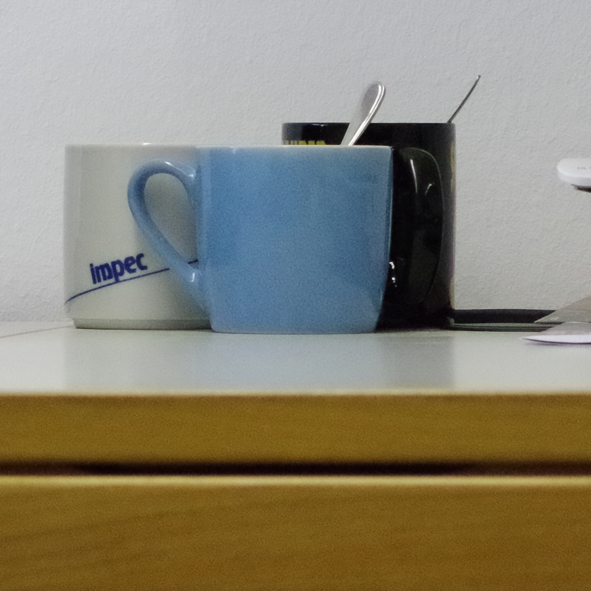
#> input picture assignment2/images/cup_noisy.png, 591 x 591 px
$ python exercise_04.py
#> lines starting #> are read from the running program, lines starting #| are printed output that depends on the picture
### assignment2/utils.py
import numpy as np
from PIL import Image
from matplotlib import pyplot as plt


def gauss_function(x, mu, sigma):
    '''Implements a multi-dimensional bell-curve-function proportional to the gaussian probability density.

    See also https://en.wikipedia.org/wiki/Gaussian_function.

    Args:
        x: An arbitrary numpy array with shape(n, d) containing n vectors of dimension d.
           The function is evaluated at each vector.
        mu: A numpy-array containing the translation parameter.
        sigma: A positive float defining the scale. Larger values cause wider curves.

    Returns:
        A numpy array with shape (d,) containing the function values.
    '''
    return np.exp(-((x - mu)**2).sum(axis=-1) / (2 * sigma**2))

def load_images(paths_to_images):
    return [load_image(path_to_image) for path_to_image in paths_to_images]

def load_image(path_to_image):
    with Image.open(path_to_image) as image_file:
        image_array = np.asarray(image_file)[:,:,:3]/255.
    return image_array

def show_image(image, title=None, block=False):
    plt.figure()
    if title is not None:
        plt.title(title)
    plt.axis('off')
    plt.imshow(image, cmap='gray',vmin=0., vmax=1.)
    plt.show(block=block)

# [39 lines left out: functions show_multiple_images, plot_hist, show_image_with_hist, check_arrays, not called in this run]

### assignment2/exercise_04.py
from os import path as osp
import numpy as np
from utils import gauss_function, load_image, show_image, check_arrays

# Your solution starts here.
def mean_filter(image, w):
    """Applies mean filtering to the input image.

    Args:
        image: A numpy array with shape (height, width, channels) representing the imput image.
        w: Defines the patch size 2*w+1 of the filter.

    Returns:
        A numpy array with shape (height, width, channels) representing the filtered image.
        Note that the input image is zero-padded to preserve the original resolution.
    """

    height, width, chs = image.shape
    denoised = np.zeros_like(image)
    # This Filter is seperable, attempt to save time by using 2 1-dimensional filters
    # reducing the Complexitiy from O(H*W*w^2) to O(H*W*(w+w))


    # "Hight filter"
    # Pad the image height with zeros to preserve the original resolution.
    image_padded = np.pad(image, pad_width=((w,w), (0,0), (0,0)))
    for i in range(height):
        for j in range(width):
            boxH = image_padded[i:i+2*w+1,j,:]
            new_pixl=np.mean(boxH,axis=0)
            denoised[i,j,:]=new_pixl

    # "width filter"
    # pad the image width with zeros to presserve the original resolution
    image_padded_2 = np.pad(denoised, pad_width=((0,0), (w,w), (0,0)))
    for i in range(height):
        for j in range(width):
            boxW = image_padded_2[i,j:j+2*w+1,:]
            new_pixl=np.mean(boxW,axis=0)
            denoised[i,j,:]=new_pixl

    return denoised


def median_filter(image, w):
    """Applies median filtering to the input image.

    Args:
        image: A numpy array with shape (height, width, channels) representing the imput image.
        w: Defines the patch size 2*w+1 of the filter.

    Returns:
        A numpy array with shape (height, width, channels) representing the filtered image.
        Note that the input image is zer-padded to preserve the original resolution.
    """
    height, width, chs = image.shape
    denoised = np.zeros_like(image)

    # this filter is non-seperable since it uses non-linear operations

    # Pad the image corners with zeros to preserve the original resolution.
    image_padded = np.pad(image, pad_width=((w,w), (w,w), (0,0)))
    for i in range(height):
        for j in range(width):
            box = image_padded[i:i+2*w+1,j:j+2*w+1,:]
            new_pixl=np.median(box,axis=(0,1))
            denoised[i,j,:]=new_pixl
    return denoised

def get_gauss_kern_2d(w, sigma):
    """Returns a two-dimensional gauss kernel.

    Args:
        w: A parameter controlling the kernel size.
        sigma: The σ-parameter of the gaussian density function representing the standard deviation.

    Returns:
        A numpy array with shape (2*w+1, 2*w+1) representing a 2d gauss kernel.
        Note that array's values sum to 1.
    """
    # create a vector that has evenly spaced out x values of appropriate dimension
    empty_vector = np.reshape(np.linspace(-w,w,2*w+1),(2*w+1,1))

    # apply gauss function to it with mu=0
    gauss_vector = gauss_function(empty_vector,np.zeros_like(empty_vector),sigma)

    # use seperability of gauss filter to create matrix with the gauss vectors
    gauss_kern = np.outer(gauss_vector,gauss_vector)

    # normalize the kernel
    return gauss_kern/gauss_kern.sum()

def gauss_filter(image, w, sigma):
    """Applies gauss filtering to the input image.

    Args:
        image: A numpy array with shape (height, width, channels) representing the imput image.
        w: Defines the patch size 2*w+1 of the filter.
        sigma: The σ-parameter of the gaussian density function representing the standard deviation.

    Returns:
        A numpy array with shape (height, width, channels) representing the filtered image.
        Note that the input image is zero-padded to preserve the original resolution.
    """
    height,width,chs = image.shape
    denoised = np.zeros_like(image)

    # get 1d-Kern from gaussKern and normalise it
    gauss_kern = get_gauss_kern_2d(w,sigma)[:,:,None]
    gauss_kern=gauss_kern[w,:,:]/gauss_kern[w,:,:].sum()

    # Use seperability

    # pad image height and then use 1d-gauss-filter vertically
    image_paddedH = np.pad(image, pad_width=((w,w), (0,0), (0,0)))
    for i in range(height):
        for j in range(width):
            boxH = image_paddedH[i:i+2*w+1,j,:]
            new_pixl = np.sum(boxH*gauss_kern,axis=0)
            denoised[i,j,:] = new_pixl

    # pad the image width and then use 1d-gauss-filter horizontally
    image_paddedW = np.pad(denoised, pad_width=((0,0), (w,w), (0,0)))
    for i in range(height):
        for j in range(width):
            boxW = image_paddedW[i,j:j+2*w+1,:]
            new_pixl = np.sum(boxW*gauss_kern,axis=0)
            denoised[i,j,:] = new_pixl


    return denoised


# Your solution ends here.

def main(show_cup=True, show_peppers=True):
    """You may vary the parameters w and sigma to explore the effect on the resulting filtered images.

    Note: The test-cases will only pass with w=2 and sigma=1.5.
    """

    image_cup_noisy = load_image(osp.join('images', 'cup_noisy.png'))
#> in load_image, image_file is the input picture: PIL image 591x591 RGB; mean R, G, B 138, 132.8, 115.5
    image_peppers = load_image(osp.join('images', 'peppers.png'))
#> call 2 of load_image, with path_to_image = 'images/peppers.png'
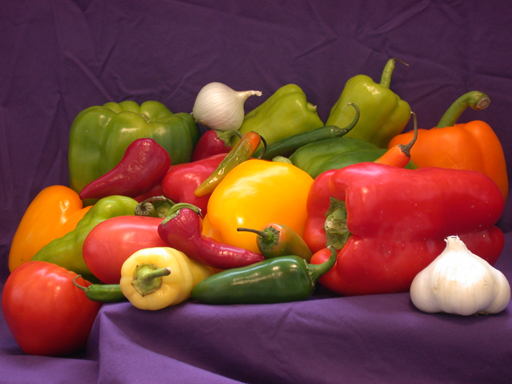
#> input picture assignment2/images/peppers.png, 512 x 384 px
#> in load_image, image_file is the input picture: PIL image 512x384 RGB; mean R, G, B 120.8, 66.4, 57.6
    if show_cup:
        show_image(image_cup_noisy, title='Original Cup')
    if show_peppers:
        show_image(image_peppers, title='Original Peppers')


    # mean filter
    image_cup_mean_filtered = mean_filter(image_cup_noisy, w=2)
#> in mean_filter, `image_padded = np.pad(image, pad_width=((w,w), (0,0), (0,0)))`:
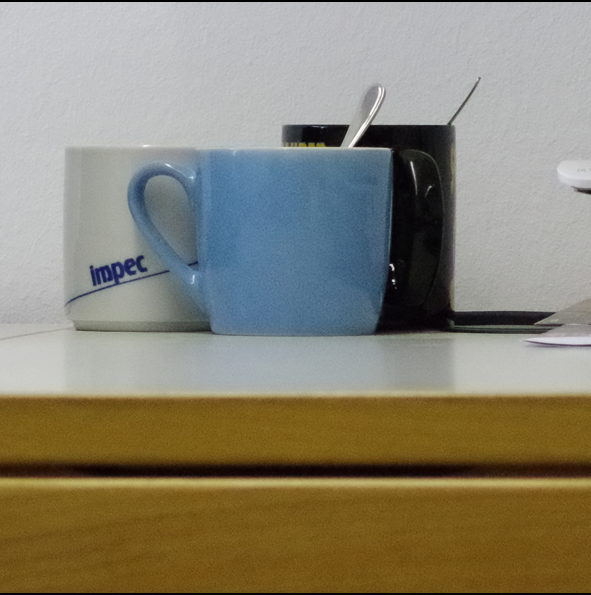
#> image_padded: shape (595, 591, 3) float64; mean R, G, B 0.538, 0.517, 0.45
#> in mean_filter, `image_padded_2 = np.pad(denoised, pad_width=((0,0), (w,w), (0,0)))`:
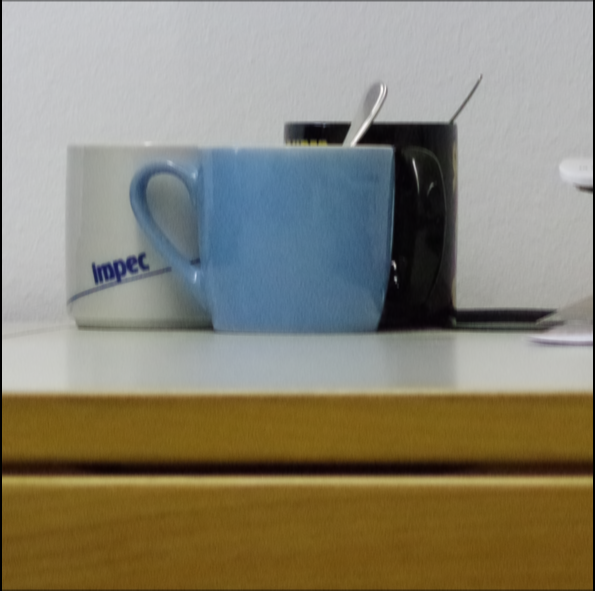
#> image_padded_2: shape (591, 595, 3) float64; mean R, G, B 0.537, 0.516, 0.449
    image_peppers_mean_filtered = mean_filter(image_peppers, w=2)
#> call 2 of mean_filter, with w = 2
#> in mean_filter (call 2), `image_padded = np.pad(image, pad_width=((w,w), (0,0), (0,0)))`:
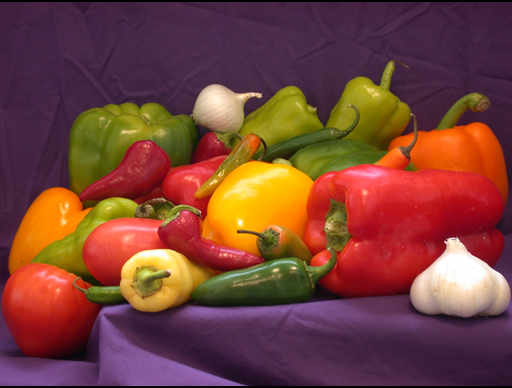
#> image_padded: shape (388, 512, 3) float64; mean R, G, B 0.469, 0.258, 0.224
#> after the loop in mean_filter (call 2), `for i in range(height):`:
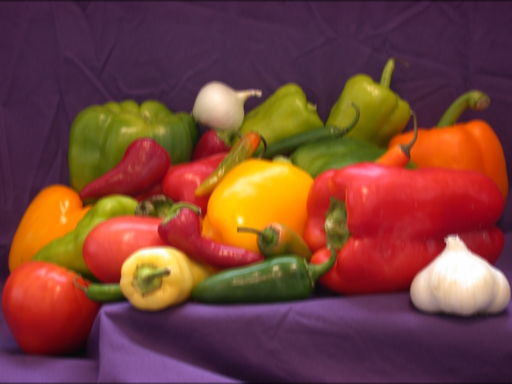
#> denoised: shape (384, 512, 3) float64; mean R, G, B 0.473, 0.26, 0.225
#> in mean_filter (call 2), `image_padded_2 = np.pad(denoised, pad_width=((0,0), (w,w), (0,0)))`:
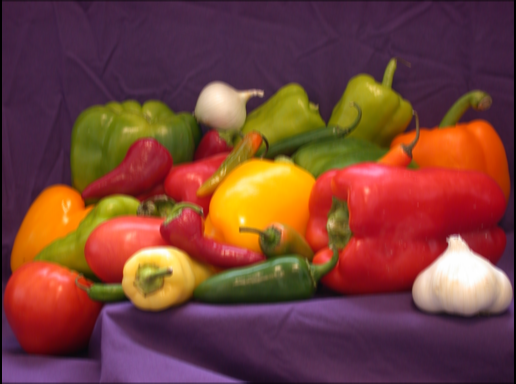
#> image_padded_2: shape (384, 516, 3) float64; mean R, G, B 0.469, 0.258, 0.223
    if show_cup:
        show_image(image_cup_mean_filtered, title='Mean-Filtered Cup')
    if show_peppers:
        show_image(image_peppers_mean_filtered, title='Mean-Filtered Peppers')


    # median filter
    image_cup_median_filtered = median_filter(image_cup_noisy, w=2)
    image_peppers_median_filtered = median_filter(image_peppers, w=2)
#> call 2 of median_filter, with w = 2
#> in median_filter (call 2), `image_padded = np.pad(image, pad_width=((w,w), (w,w), (0,0)))`:
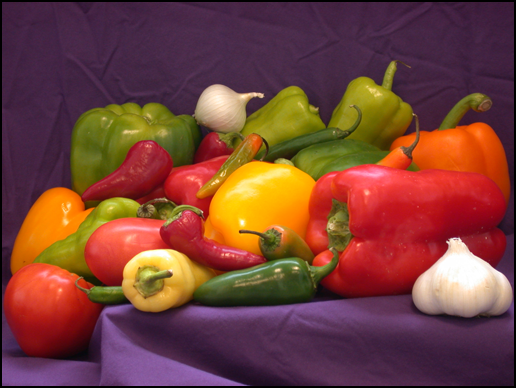
#> image_padded: shape (388, 516, 3) float64; mean R, G, B 0.465, 0.256, 0.222
    if show_cup:
        show_image(image_cup_median_filtered, title='Median-Filtered Cup')
    if show_peppers:
        show_image(image_peppers_median_filtered, title='Median-Filtered Peppers')

    # gauss kern
    gauss_kern = get_gauss_kern_2d(w=2, sigma=1.5)

    # gauss filter
    image_cup_gauss_filtered = gauss_filter(image_cup_noisy, w=2, sigma=1.5)
    image_peppers_gauss_filtered = gauss_filter(image_peppers, w=2, sigma=1.5)
    if show_cup:
        show_image(image_cup_gauss_filtered, title='Gauss-Filtered Cup')
    if show_peppers:
        show_image(image_peppers_gauss_filtered, title='Gauss-Filtered Peppers')

    assets = np.load('.assets.npz')
#> (reads assignment3/.assets.npz from the repository)
    check_arrays(
        'Exercise 4',
        [
            'a) mean-filtered cup', 'a) mean-filtered peppers',
            'b) median-filtered cup', 'b) median-filtered peppers',
            'c) gauss kern', 'c) gauss-filtered cup', 'c) gauss-filtered peppers',
        ],
        [
            image_cup_mean_filtered, image_peppers_mean_filtered,
            image_cup_median_filtered, image_peppers_median_filtered,
            gauss_kern, image_cup_gauss_filtered, image_peppers_gauss_filtered,
        ],
        [
#> (the run stopped early here; a loop or call above may not have finished)
